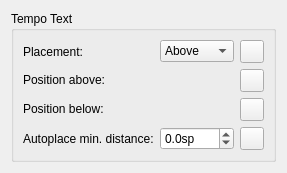
      <widget class="QWidget" name="PageTempoText">
       <layout class="QVBoxLayout" name="verticalLayout_50">
        <item>
         <widget class="QGroupBox" name="groupBox_tempoText">
          <property name="title">
           <string>Tempo Text</string>
          </property>
          <layout class="QGridLayout" name="gridLayout_26">
           <item row="3" column="0">
            <widget class="QLabel" name="label_144">
             <property name="text">
              <string>Autoplace min. distance:</string>
             </property>
             <property name="buddy">
              <cstring>tempoTextMinDistance</cstring>
             </property>
            </widget>
           </item>
           <item row="2" column="0">
            <widget class="QLabel" name="label_142">
             <property name="sizePolicy">
              <sizepolicy hsizetype="Fixed" vsizetype="Fixed">
               <horstretch>0</horstretch>
               <verstretch>0</verstretch>
              </sizepolicy>
             </property>
             <property name="text">
              <string>Position below:</string>
             </property>
             <property name="buddy">
              <cstring>tempoTextPosBelow</cstring>
             </property>
            </widget>
           </item>
           <item row="0" column="1">
            <widget class="QComboBox" name="tempoTextPlacement">
             <item>
              <property name="text">
               <string notr="true">Above</string>
              </property>
             </item>
             <item>
              <property name="text">
               <string notr="true">Below</string>
              </property>
             </item>
            </widget>
           </item>
           <item row="0" column="2">
            <widget class="QToolButton" name="resetTempoTextPlacement">
             <property name="toolTip">
              <string>Reset to default</string>
             </property>
             <property name="accessibleName">
              <string>Reset 'Placement' value</string>
             </property>
             <property name="text">
              <string notr="true"/>
             </property>
            </widget>
           </item>
           <item row="2" column="2">
            <widget class="QToolButton" name="resetTempoTextPosBelow">
             <property name="toolTip">
              <string>Reset to default</string>
             </property>
             <property name="accessibleName">
              <string>Reset 'Position below' value</string>
             </property>
             <property name="text">
              <string notr="true"/>
             </property>
            </widget>
           </item>
           <item row="1" column="0">
            <widget class="QLabel" name="label_143">
             <property name="sizePolicy">
              <sizepolicy hsizetype="Fixed" vsizetype="Fixed">
               <horstretch>0</horstretch>
               <verstretch>0</verstretch>
              </sizepolicy>
             </property>
             <property name="text">
              <string>Position above:</string>
             </property>
             <property name="buddy">
              <cstring>tempoTextPosAbove</cstring>
             </property>
            </widget>
           </item>
           <item row="1" column="2">
            <widget class="QToolButton" name="resetTempoTextPosAbove">
             <property name="toolTip">
              <string>Reset to default</string>
             </property>
             <property name="accessibleName">
              <string>Reset 'Position above' value</string>
             </property>
             <property name="text">
              <string notr="true"/>
             </property>
            </widget>
           </item>
           <item row="0" column="0">
            <widget class="QLabel" name="label_128">
             <property name="text">
              <string>Placement:</string>
             </property>
             <property name="buddy">
              <cstring>tempoTextPlacement</cstring>
             </property>
            </widget>
           </item>
           <item row="1" column="3">
            <spacer name="horizontalSpacer_34">
             <property name="orientation">
              <enum>Qt::Horizontal</enum>
             </property>
             <property name="sizeHint" stdset="0">
              <size>
               <width>0</width>
               <height>0</height>
              </size>
             </property>
            </spacer>
           </item>
           <item row="3" column="1">
            <widget class="QDoubleSpinBox" name="tempoTextMinDistance">
             <property name="sizePolicy">
              <sizepolicy hsizetype="Preferred" vsizetype="Fixed">
               <horstretch>0</horstretch>
               <verstretch>0</verstretch>
              </sizepolicy>
             </property>
             <property name="suffix">
              <string>sp</string>
             </property>
             <property name="decimals">
              <number>1</number>
             </property>
             <property name="minimum">
              <double>-100.000000000000000</double>
             </property>
             <property name="singleStep">
              <double>0.500000000000000</double>
             </property>
            </widget>
           </item>
           <item row="3" column="2">
            <widget class="QToolButton" name="resetTempoTextMinDistance">
             <property name="toolTip">
              <string>Reset to default</string>
             </property>
             <property name="accessibleName">
              <string>Reset 'Autoplace min. distance' value</string>
             </property>
             <property name="text">
              <string notr="true"/>
             </property>
            </widget>
           </item>
           <item row="1" column="1">
            <widget class="mu::notation::OffsetSelect" name="tempoTextPosAbove" native="true"/>
           </item>
           <item row="2" column="1">
            <widget class="mu::notation::OffsetSelect" name="tempoTextPosBelow" native="true"/>
           </item>
          </layout>
         </widget>
        </item>
        <item>
         <spacer name="verticalSpacer_26">
          <property name="orientation">
           <enum>Qt::Vertical</enum>
          </property>
          <property name="sizeHint" stdset="0">
           <size>
            <width>0</width>
            <height>0</height>
           </size>
          </property>
         </spacer>
        </item>
       </layout>
      </widget>
